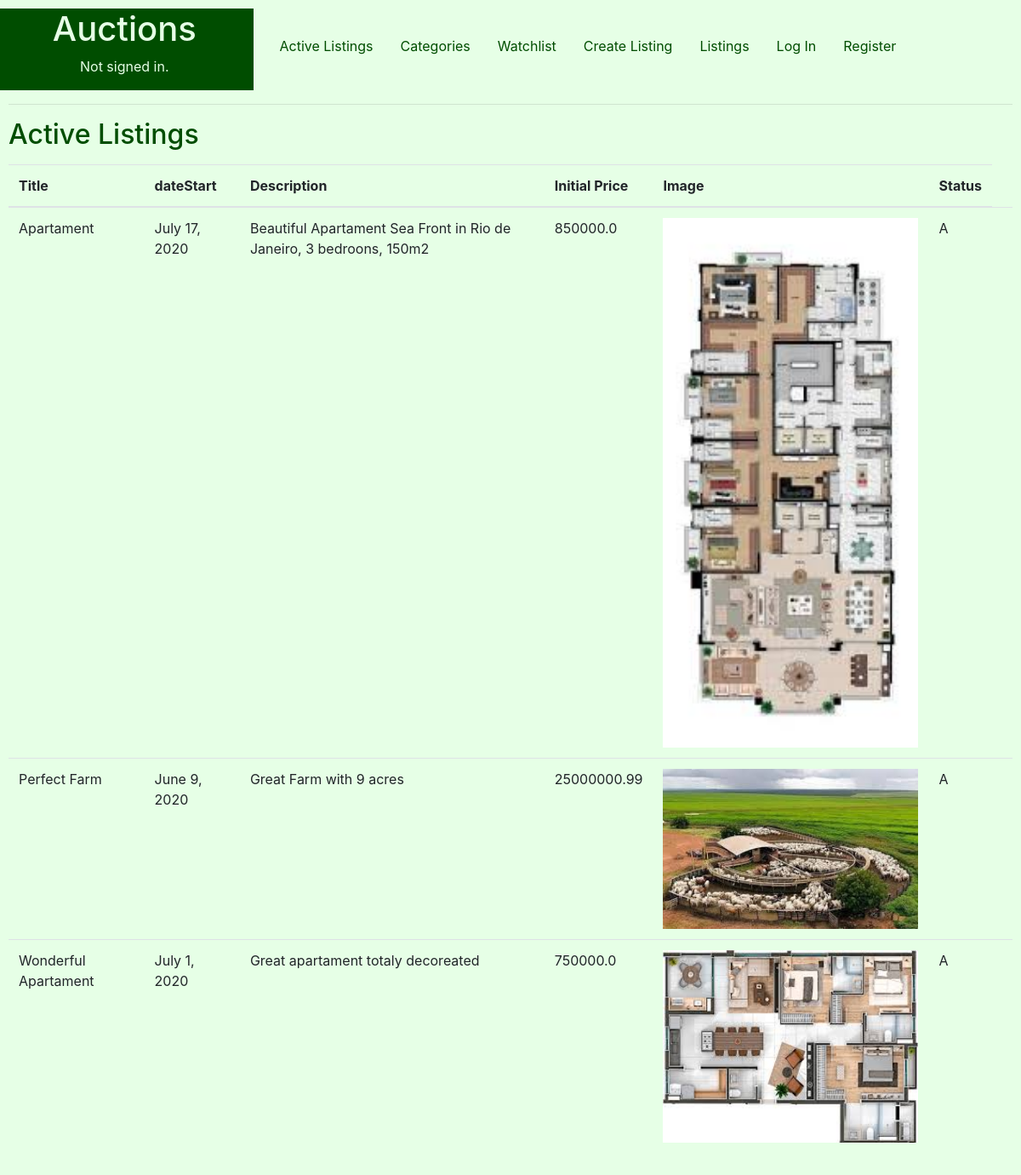
The page / on the database its author committed.
### auctions/models.py (models this page shows, shortened)
class Listings(models.Model):
    STATUS = (
        ('A', 'Active'),
        ('B', 'To Begin'),
        ('C', 'Closed'),
        ('S', 'Sold'),
    )
    Ltitle = models.CharField(help_text="Choose a title for your listing",max_length=50)
    Ccode=models.IntegerField(help_text="Categories Ex: 1-Apartament,2-Commercial,3-Farm, 4-House ") #foreign key from PropTypes
    Ldescription = models.CharField(max_length=250)
    Lprice = models.FloatField(help_text="starting bid Just USD") #initial price
    Ldatestart = models.DateField(help_text="Please use the following format: <em>YYYY-MM-DD</em>. for the auction start")
    Lduration = models.IntegerField(help_text="Duration expressed in days" )
    Luser = models.CharField(max_length=25)
    Limage= models.ImageField(upload_to="images", blank=True) #Name of the picture saved on static folder
    Lstatus = models.CharField(max_length=1, choices=STATUS )

### auctions/views.py (the view)
# urls.py: path("", views.index, name="index"),
def index(request):
    context={
            "ActiveListings": Listings.objects.all(),
    }
    return render(request, "auctions/index.html", context)

### auctions/templates/auctions/index.html (shortened to what this page needs)
{% extends "auctions/layout.html" %}
{% block body %}
  <h2>Active Listings</h2>
    <div class="form-group">
      	<form >
            {% if ActiveListings|length > 0 %}
    	         	<div class="form-group">
    		          	<table class="table">
    			           	<thead>
    				           	<tr>
                      	<th scope="col">Title</th>
    					        	<th scope="col">dateStart  </th>
                        <th scope="col">Description </th>
    						        <th scope="col">Initial Price </th>
                        <th scope="col">Image </th>
                        <th scope="col">Status</th>
    					         </tr>
    				        </thead>
    				        {% for Active in ActiveListings %}
                        {%if Active.Lstatus == "A"%}
    				                <tr>
                           	<td>{{ Active.Ltitle }}</td>
                            <td>{{ Active.Ldatestart }}</td>
    						            <td>{{ Active.Ldescription }}</td>
                            <td>{{ Active.Lprice }}</td>
                            {% load static %}
    						            <td><img src=" {{Active.Limage}} "  width="300"></td>
                            <td>{{ Active.Lstatus }}</td>
                            <td></td>
    				                </tr>
                        {%endif%}
    				        {% endfor %}
    			         </table>
                </div>
            {% else %}
    	         	<div class="form-group">
    		          	<output>No matches found</output>
    	        	</div>
    	{% endif %}
    	</form>
    </div>
{% endblock %}

### auctions/static/auctions/styles.css (style rules this page uses)
body { padding: 10px; }

### auctions/templates/auctions/layout.html (style rules this page uses)
body { background-color:#e6ffe6 ; color: #004d00; }

### rows shown on the page
Listings: Ltitle "Apartament", Ldatestart "July 17, 2020", Ldescription "Beautiful Apartament Sea Front in Rio de Janeiro, 3 bedroons, 150m2", Lprice "850000.0", Limage (picture), Lstatus "A"
Listings: Ltitle "Perfect Farm", Ldatestart "June 9, 2020", Ldescription "Great Farm with 9 acres", Lprice "25000000.99", Limage (picture), Lstatus "A"
Listings: Ltitle "Wonderful Apartament", Ldatestart "July 1, 2020", Ldescription "Great apartament totaly decoreated", Lprice "750000.0", Limage (picture), Lstatus "A"
